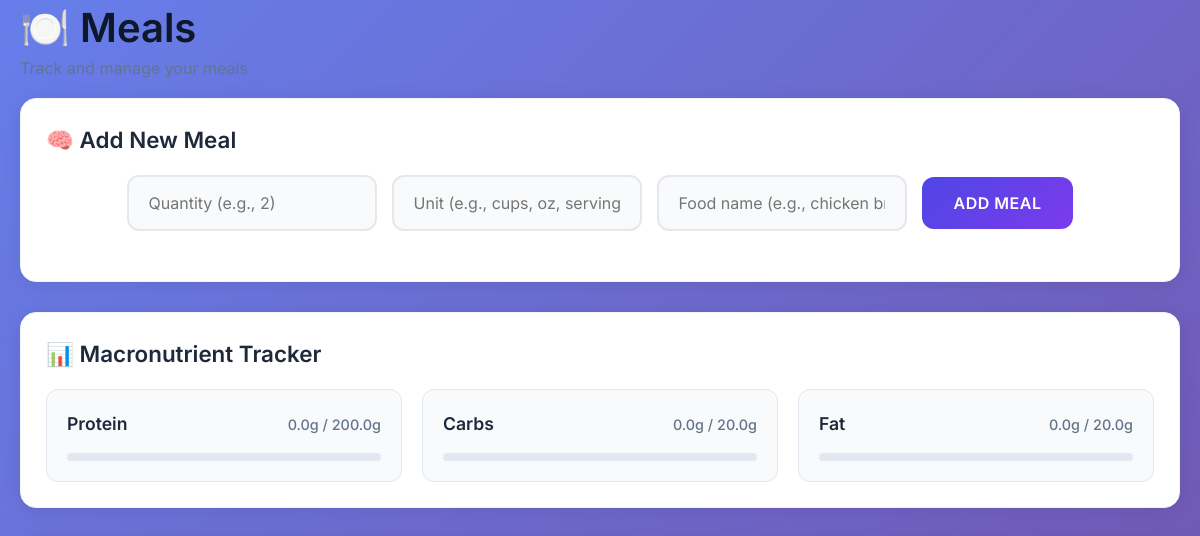
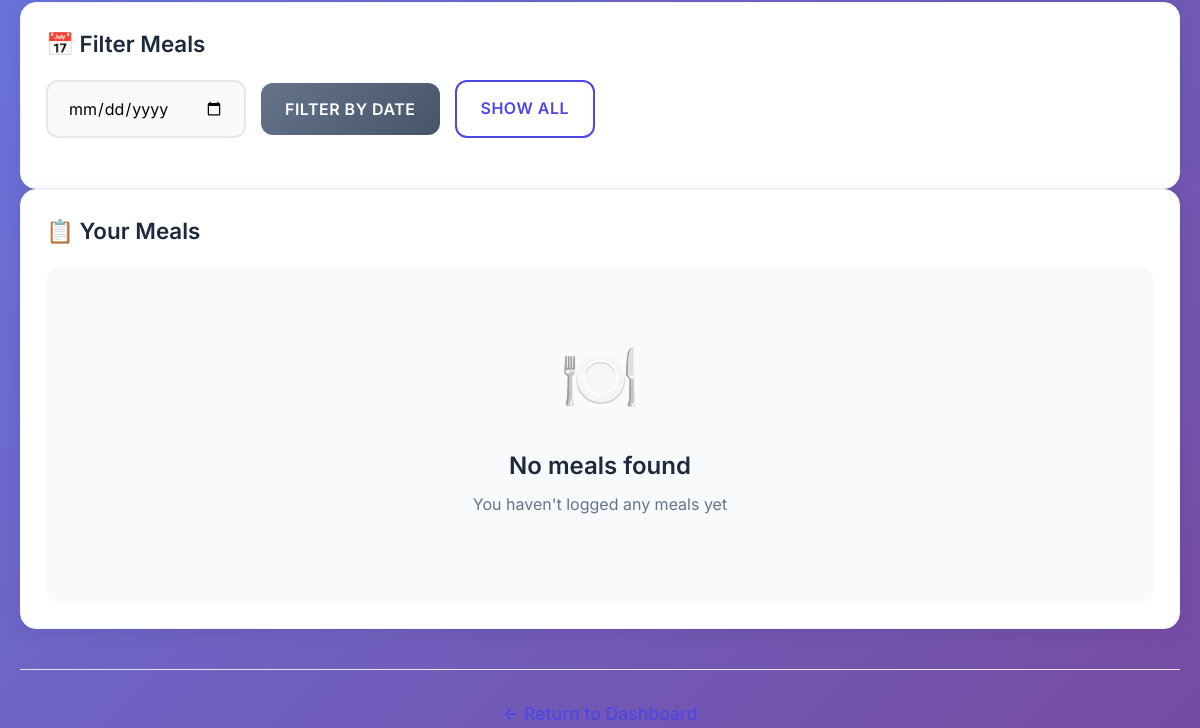
Page /meals (signed in) on the earlier database version (2 pictures, top to bottom).
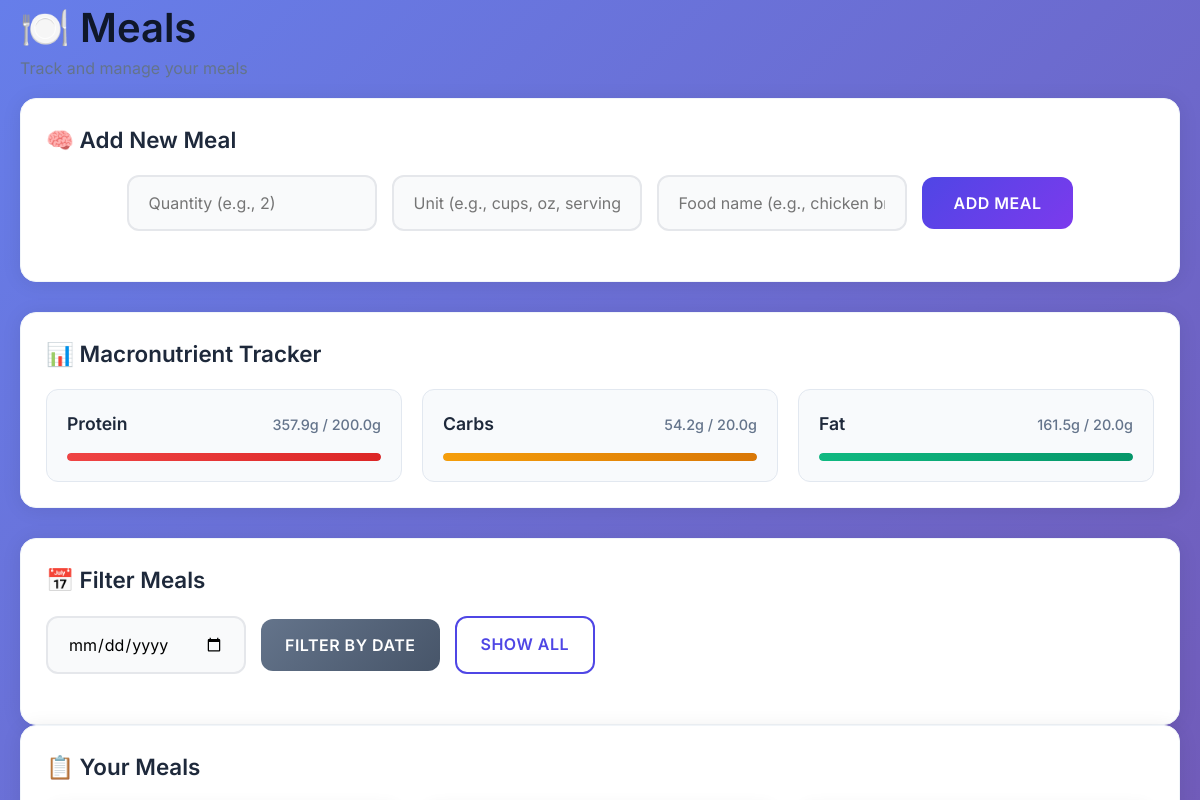
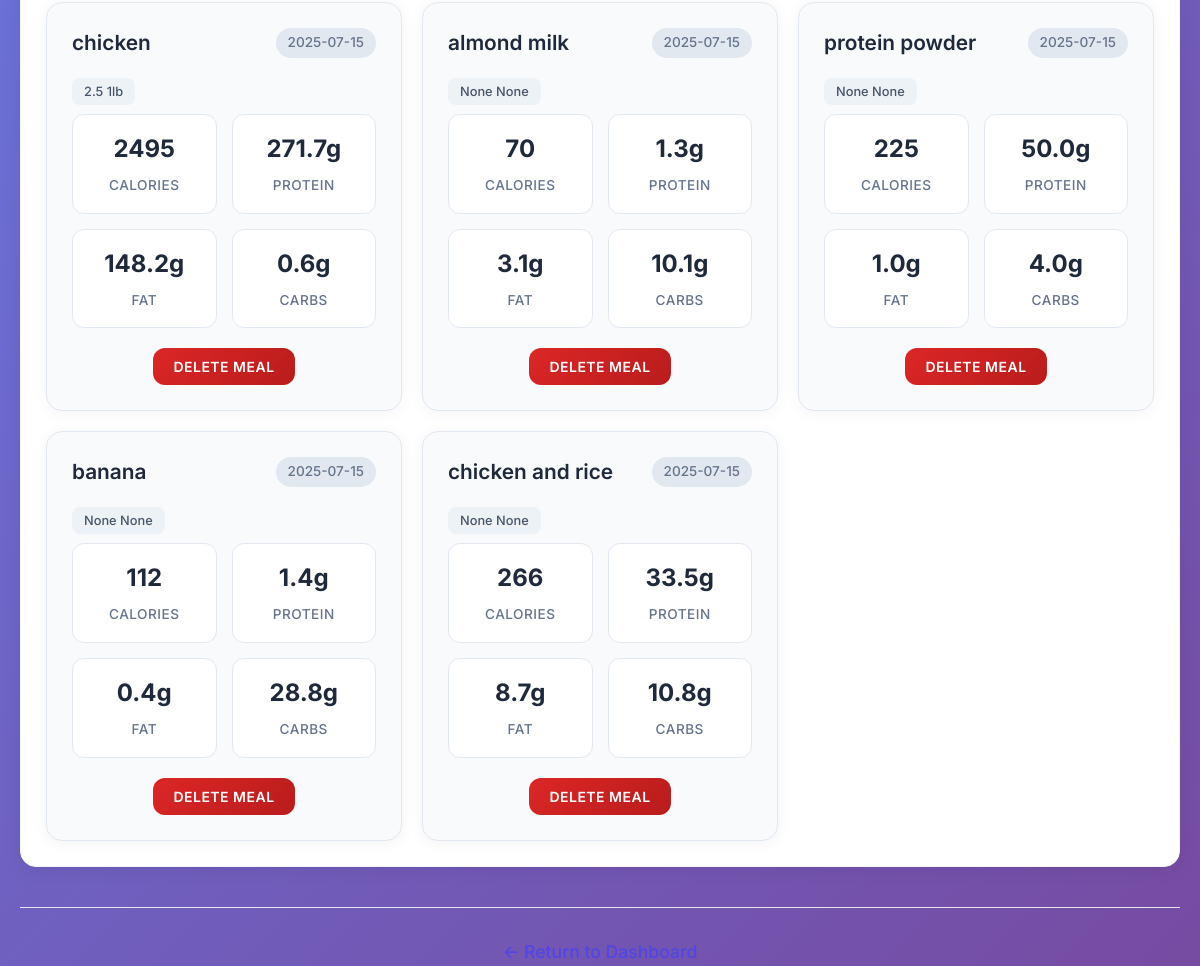
Same page on the later database version (2 pictures, top to bottom).
### tables this page shows
CREATE TABLE goals (
            id INTEGER PRIMARY KEY AUTOINCREMENT,
            user_id INTEGER,
            weight_goal REAL,
            calorie_goal INTEGER, protein_goal REAL, carbs_goal REAL, fat_goal REAL,
            FOREIGN KEY (user_id) REFERENCES users(id)
        );

CREATE TABLE meals (
            id INTEGER PRIMARY KEY AUTOINCREMENT,
            user_id INTEGER,
            meal_name TEXT,
            calories REAL,
            protein REAL,
            fat REAL,
            carbs REAL,
            date TEXT, quantity REAL, unit TEXT, meal_session_id TEXT,
            FOREIGN KEY (user_id) REFERENCES users(id)
        );

### cedhealth_app.py (the view, shortened to what this page needs)
@app.route('/meals', methods=['GET', 'POST'])
def meals():
    if 'user_id' not in session:
        return redirect(url_for('login'))
    nutrition_data = None
    error_message = None
    date_filter = request.args.get('date')
    user_id = session['user_id']
    conn = sqlite3.connect('cedhealth.db')
    c = conn.cursor()
    if date_filter:
        c.execute('SELECT * FROM meals WHERE user_id = ? AND date = ?',
                  (user_id, date_filter))
    else:
        c.execute('SELECT * FROM meals WHERE user_id = ?', (user_id, ))
    meals_by_user = c.fetchall()
    if date_filter:
        c.execute('SELECT SUM(protein), SUM(carbs), SUM(fat) FROM meals WHERE user_id = ? AND date = ?',
                  (user_id, date_filter))
    else:
        c.execute('SELECT SUM(protein), SUM(carbs), SUM(fat) FROM meals WHERE user_id = ?', (user_id, ))
    macro_totals = c.fetchone()
    c.execute('SELECT protein_goal, carbs_goal, fat_goal FROM goals WHERE user_id = ?', (user_id,))
    macro_goals = c.fetchone()
    conn.close()
    return render_template('meals.html',
                           meals=meals_by_user,
                           selected_date=date_filter,
                           nutrition_data=nutrition_data,
                           error_message=error_message,
                           macro_totals=macro_totals,
                           macro_goals=macro_goals)

### templates/meals.html (shortened to what this page needs)
<!DOCTYPE html>
<html lang="en">
<head>
    <link rel="stylesheet" href="/static/style.css">
</head>
<body>
    <div class="container">
        <div class="header">
            <h1>🍽️ Meals</h1>
            <p>Track and manage your meals</p>
        </div>
        <div class="content">
            <div class="add-meal-section">
                <div class="section-card">
                    <h2>🧠 Add New Meal</h2>
                    <form method="POST" action="{{ url_for('meals') }}">
                        <div class="form-group">
                            <div class="input-wrapper">
                                <input type="number" name="quantity" placeholder="Quantity (e.g., 2)" step="0.1" min="0.1" required>
                            </div>
                            <div class="input-wrapper">
                                <input type="text" name="unit" placeholder="Unit (e.g., cups, oz, serving)" required>
                            </div>
                            <div class="input-wrapper">
                                <input type="text" name="food_name" placeholder="Food name (e.g., chicken breast)" required>
                            </div>
                            <button type="submit" name="action" value="add_meal" class="btn">Add Meal</button>
                        </div>
                    </form>
                </div>
            </div>
            <div class="macro-tracker-section">
                <div class="section-card">
                    <h2>📊 Macronutrient Tracker {% if selected_date %}for {{ selected_date }}{% endif %}</h2>
                    <div class="macro-grid">
                        <div class="macro-item">
                            <div class="macro-header">
                                <span class="macro-label">Protein</span>
                                <span class="macro-progress">
                                    {{ "%.1f"|format(macro_totals[0] or 0) }}g / {{ "%.1f"|format(macro_goals[0] or 0) }}g
                                </span>
                            </div>
                            <div class="progress-bar">
                                <div class="progress-fill protein-fill" style="width: {{ ((macro_totals[0] or 0) / (macro_goals[0] or 1) * 100) if macro_goals and macro_goals[0] else 0 }}%"></div>
                            </div>
                        </div>
                        <div class="macro-item">
                            <div class="macro-header">
                                <span class="macro-label">Carbs</span>
                                <span class="macro-progress">
                                    {{ "%.1f"|format(macro_totals[1] or 0) }}g / {{ "%.1f"|format(macro_goals[1] or 0) }}g
                                </span>
                            </div>
                            <div class="progress-bar">
                                <div class="progress-fill carbs-fill" style="width: {{ ((macro_totals[1] or 0) / (macro_goals[1] or 1) * 100) if macro_goals and macro_goals[1] else 0 }}%"></div>
                            </div>
                        </div>
                        <div class="macro-item">
                            <div class="macro-header">
                                <span class="macro-label">Fat</span>
                                <span class="macro-progress">
                                    {{ "%.1f"|format(macro_totals[2] or 0) }}g / {{ "%.1f"|format(macro_goals[2] or 0) }}g
                                </span>
                            </div>
                            <div class="progress-bar">
                                <div class="progress-fill fat-fill" style="width: {{ ((macro_totals[2] or 0) / (macro_goals[2] or 1) * 100) if macro_goals and macro_goals[2] else 0 }}%"></div>
                            </div>
                        </div>
                    </div>
                </div>
            </div>
                <div class="section-card">
                    <h2>📅 Filter Meals</h2>
                    <form method="GET" class="filter-form">
                        <div class="form-group">
                            <div class="input-wrapper">
                                <input type="date" id="date" name="date" value="{{ selected_date or '' }}">
                            </div>
                            <button type="submit" class="btn btn-secondary">Filter by Date</button>
                            <a href="{{ url_for('meals') }}" class="btn btn-outline">Show All</a>
                        </div>
                    </form>
                </div>
            </div>
            <div class="meals-section">
                <div class="section-card">
                    <h2>📋 Your Meals {% if selected_date %}for {{ selected_date }}{% endif %}</h2>
                    {% if meals %}
                        <div class="meals-grid">
                            {% for meal in meals %}
                                <div class="meal-card">
                                    <div class="meal-header">
                                        <h3>{{ meal[2] }}</h3>
                                        <span class="meal-date">{{ meal[7] }}</span>
                                    </div>
                                    <div class="meal-measurement">
                                        <span class="measurement-badge">{{ meal[8] }} {{ meal[9] }}</span>
                                    </div>
                                    <div class="meal-nutrition">
                                        <div class="nutrition-item">
                                            <span class="value">{{ "%.0f"|format(meal[3]) }}</span>
                                            <span class="label">Calories</span>
                                        </div>
                                        <div class="nutrition-item">
                                            <span class="value">{{ "%.1f"|format(meal[4]) }}g</span>
                                            <span class="label">Protein</span>
                                        </div>
                                        <div class="nutrition-item">
                                            <span class="value">{{ "%.1f"|format(meal[5]) }}g</span>
                                            <span class="label">Fat</span>
                                        </div>
                                        <div class="nutrition-item">
                                            <span class="value">{{ "%.1f"|format(meal[6]) }}g</span>
                                            <span class="label">Carbs</span>
                                        </div>
                                    </div>
                                    <form method="POST" action="{{ url_for('delete_meal', meal_id=meal[0]) }}" class="delete-form">
                                        <button type="submit" class="btn btn-danger" onclick="return confirm('Delete this meal?')">
                                            Delete Meal
                                        </button>
                                    </form>
                                </div>
                            {% endfor %}
                        </div>
                    {% else %}
                        <div class="empty-state">
                            <div class="empty-icon">🍽️</div>
                            <h3>No meals found</h3>
                            <p>{% if selected_date %}No meals logged for {{ selected_date }}{% else %}You haven't logged any meals yet{% endif %}</p>
                        </div>
                    {% endif %}
                </div>
            </div>
            <div class="back-link">
                <a href="/dashboard">← Return to Dashboard</a>
            </div>
        </div>
</body>
</html>

### static/style.css (style rules this page uses)
* { margin: 0; padding: 0; box-sizing: border-box; }
:root { --primary-gradient: linear-gradient(135deg, #4f46e5 0%, #7c3aed 100%); --background-gradient: linear-gradient(135deg, #667eea 0%, #764ba2 100%); --surface: rgba(255, 255, 255, 0.95); --primary-color: #4f46e5; --secondary-color: #7c3aed; --success-color: #10b981; --warning-color: #f59e0b; --error-color: #dc2626; --text-primary: #0f172a; --text-secondary: #64748b; --border-light: #e5e7eb; --surface-light: #f9fafb; --shadow-sm: 0 2px 10px rgba(0, 0, 0, 0.05); --shadow-md: 0 10px 25px rgba(79, 70, 229, 0.3); --shadow-lg: 0 20px 60px rgba(0, 0, 0, 0.1); }
body { font-family: 'Inter', -apple-system, BlinkMacSystemFont, 'Segoe UI', Roboto, sans-serif; line-height: 1.6; color: var(--text-primary); background: var(--background-gradient); min-height: 100vh; }
h1, h2, h3, h4, h5, h6 { font-weight: 600; line-height: 1.4; color: var(--text-primary); }
h1 { font-size: 2.5rem; }
h2 { font-size: 2rem; }
h3 { font-size: 1.5rem; }
p { margin-bottom: 1rem; color: var(--text-secondary); }
.container { max-width: 1200px; margin: 0 auto; padding: 0 20px; }
.form-group { margin-bottom: 25px; }
input[type="text"], input[type="email"], input[type="password"], input[type="number"], input[type="date"], select, textarea { width: 100%; padding: 16px 20px; font-size: 16px; border: 2px solid var(--border-light); border-radius: 12px; background: var(--surface-light); transition: all 0.3s ease; font-family: inherit; }
.btn { display: inline-block; padding: 16px 32px; font-size: 16px; font-weight: 600; text-align: center; text-decoration: none; border: none; border-radius: 12px; cursor: pointer; transition: all 0.3s ease; text-transform: uppercase; letter-spacing: 0.5px; font-family: inherit; min-width: 120px; }
.btn-secondary { background: white; color: var(--primary-color); border: 2px solid var(--primary-color); }
.btn-danger { background: var(--error-color); color: white; }
a { color: var(--primary-color); text-decoration: none; font-weight: 500; transition: color 0.3s ease; }

Differences in the rows shown:
added meals: meal_name "chicken", date "2025-07-15", quantity "2.5", unit "1lb", calories "2495", protein "271.7", fat "148.2", carbs "0.6"
added meals: meal_name "almond milk", date "2025-07-15", meal "None", calories "70", protein "1.3", fat "3.1", carbs "10.1"
added meals: meal_name "protein powder", date "2025-07-15", meal "None", calories "225", protein "50.0", fat "1.0", carbs "4.0"
added meals: meal_name "banana", date "2025-07-15", meal "None", calories "112", protein "1.4", fat "0.4", carbs "28.8"
added meals: meal_name "chicken and rice", date "2025-07-15", meal "None", calories "266", protein "33.5", fat "8.7", carbs "10.8"
Other differences:
{{ "%.1f"|format(macro_totals[0] or 0) }}: "0.0" → "357.9"
{{ "%.1f"|format(macro_totals[1] or 0) }}: "0.0" → "54.2"
{{ "%.1f"|format(macro_totals[2] or 0) }}: "0.0" → "161.5"
text no longer shown: "🍽️ No meals found You haven't logged any meals yet"
